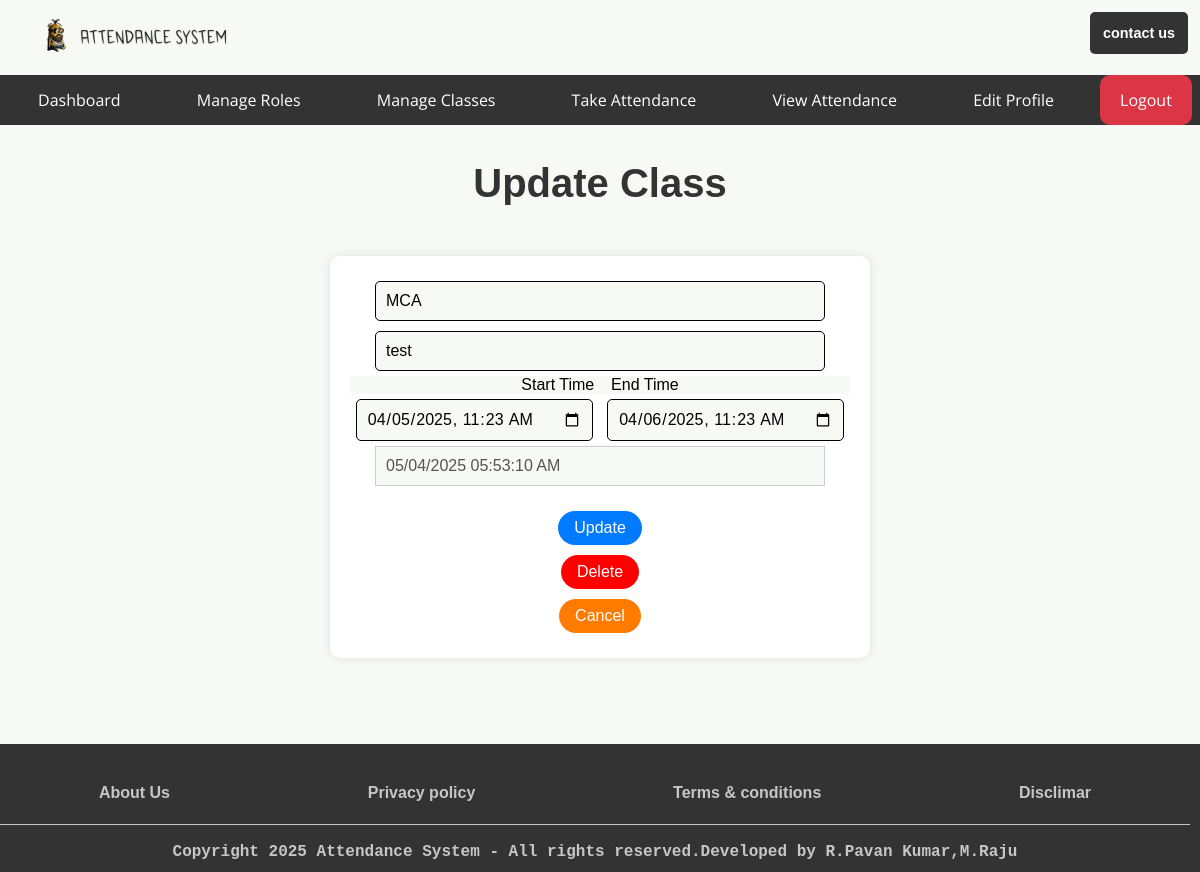
Page /admin/update/2 (signed in) on the committed database.
### app.py (models this page shows, shortened)
class SubjectsClasses(db.Model):  # Renamed to SubjectsClasses
    id = db.Column(db.Integer, primary_key=True)
    Branch = db.Column(db.String(200), nullable=False)
    Subject = db.Column(db.String(200), nullable=False)
    Start_Time = db.Column(db.DateTime, nullable=False)
    End_Time = db.Column(db.DateTime, nullable=False)
    date_created = db.Column(db.DateTime, default=datetime.utcnow)
    completed = db.Column(db.Integer, default=0)

### app.py (the view, shortened to what this page needs)
@app.route('/<role>/update/<int:id>', methods=['GET', 'POST'])
@role_required(['admin', 'teacher'])  # Allow both admin and teacher to update
def update_class(role, id):
    subject = SubjectsClasses.query.get_or_404(id)  # Use get_or_404 for better error handling
    return render_template(f'auth/dashboards/{role}/update_class.html', subject=subject, role=role)

### app.py (called while the page is built)
def role_required(roles):
    if not isinstance(roles, list):
        roles = [roles]  # Ensure roles is a list
    def decorator(func):
        @wraps(func)
        def wrapper(*args, **kwargs):
            if 'username' not in session:
                return redirect(url_for('login'))
            user = User.query.filter_by(username=session['username']).first()
            if user.role not in roles:  # Check if the user's role is in the allowed roles list
                return redirect(url_for('index'))  # Redirect to the home page if unauthorized
            return func(*args, **kwargs)
        return wrapper
    return decorator

### templates/auth/dashboards/admin/update_class.html (shortened to what this page needs)
{% extends 'base/base_admin.html' %}
{% block body %}
<main>
    <h1>Update Class</h1>
    <div class="div-sec">
        <form action="{{ url_for('update_class', role=role, id=subject.id) }}" id="form-sec" method="POST">
            <input type="text" name="branch" id="text-sec" value="{{ subject.Branch }}" required />
            <input type="text" name="subject" id="text-sec" value="{{ subject.Subject }}" required />
            <br /><p> Start Time &ensp; End Time </p>
            <input type="datetime-local" name="start_time" id="start_time" value="{{ subject.Start_Time.strftime('%Y-%m-%dT%H:%M') }}" required />
            <input type="datetime-local" name="end_time" id="end_time" value="{{ subject.End_Time.strftime('%Y-%m-%dT%H:%M') }}" required />
            <input type="text" name="date_created" value="{{ subject.date_created.strftime('%d/%m/%Y %I:%M:%S %p') }}" disabled />
            <input type="submit" value="Update" id="update" />
        </form>
        <form action="{{ url_for('delete_class', role=role, id=subject.id) }}" method="POST" id="form-sec" onsubmit="return confirm('Are you sure you want to delete this class?');">
            <button type="submit" class="delete">Delete</button>
        </form>
        <a href="{{ url_for('manage_classes', role=role) }}" class="cancel">Cancel</a>
    </div>
</main>
{% endblock body %}

### static/styles/index.css (style rules this page uses)
* { background: #f7f9f4; font-family: 'Arial', sans-serif; margin: 0; padding: 0; box-sizing: border-box; font-size: 1rem; text-decoration: none; }
a { background: transparent; }
main { display: flex; justify-content: start; align-items: center; flex-direction: column; padding: 3% 0; width: 100%; min-height: 60vh; }
a { text-decoration: none; }
form { width: 300px; max-width: 500px; margin: 40px auto; padding: 20px; border: 1px solid #ddd; border-radius: 10px; box-shadow: 0 0 10px rgba(0, 0, 0, 0.1); }
input[type="email"], input[type="password"], input[type="text"] { width: 90%; padding: 10px; margin-bottom: 20px; border: 1px solid #ccc; }
input[type="submit"] { background-color: #333; color: #fff; padding: 10px 20px; border: none; border-radius: 5px; cursor: pointer; }
h1 { text-align: center; font-size: 2.5rem; color: #333; }
.div-sec { overflow-x: auto; max-width: 100%; margin: 50px auto; padding: 20px; background-color: #fff; border-radius: 10px; -webkit-box-shadow: 0 0 10px rgba(0, 0, 0, 0.1); box-shadow: 0 0 10px rgba(0, 0, 0, 0.1); text-align: center; }
#form-sec { width: auto; max-width: auto; margin: 0 auto; padding: 0 0 0 0; border: none; border-radius: none; box-shadow: none; display: flex; background-color: #ffffff; display: block; margin-top: 0em; unicode-bidi: isolate; }
#text-sec { padding: 10px; margin: 5px; border: solid 1px; border-radius: 5px; }
input[type="datetime-local"] { padding: 10px; margin: 5px; border: solid 1px; border-radius: 5px; }
#update { display: inline-block; padding: 8px 16px; margin: 5px; border-radius: 20px; background-color: #007bff; color: #fff; text-decoration: none; -webkit-transition: background-color 0.3s ease; transition: background-color 0.3s ease; }
.delete { display: inline-block; padding: 8px 16px; margin: 5px; border-radius: 20px; background-color: #ff0000; color: #fff; text-decoration: none; -webkit-transition: background-color 0.3s ease; transition: background-color 0.3s ease; width: auto; border: none; box-shadow: none; }
.cancel { display: inline-block; padding: 8px 16px; margin: 5px; border-radius: 20px; background-color: #ff7b00; color: #fff; text-decoration: none; -webkit-transition: background-color 0.3s ease; transition: background-color 0.3s ease; width: auto; border: none; box-shadow: none; }
button { width: 100%; padding: 10px; background-color: #ff7b00; border: none; border-radius: 5px; color: white; font-size: 16px; cursor: pointer; margin-top: 15px; }

### rows in the picture
SubjectsClasses: branch "MCA", subject "test", start_time "04/05/2025 11:23", end_time "04/06/2025 11:23", date_created "05/04/2025 05:53:10 AM"
